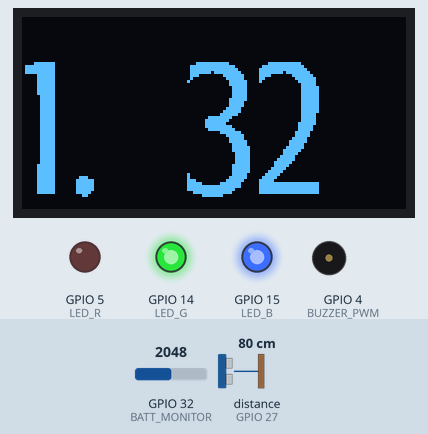
This sketch was run on a simulated ESP32. On the bench: 128×64 one-colour display, output pins drawn as LEDs (lit = HIGH), buzzer (waves = sounding). Wiring (inferred from the names in the program): range finder with pulse-width output: data GPIO 27. The inputs (shaded band) are chosen by the test bench; at power-on: GPIO 32 (BATT_MONITOR) = 2048, distance to the obstacle (sensor on GPIO 27) 80 cm. Pins used as bus, display or sensor lines are not drawn.

Above: at 1.12 s.
1.3 s: GPIO 32 (BATT_MONITOR) set to 3532
At 3.6 s:
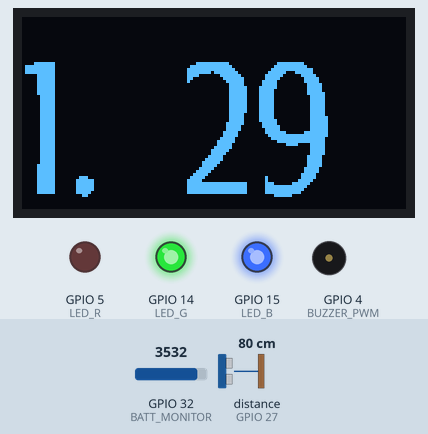
4.3 s: GPIO 32 (BATT_MONITOR) set to 3630
At 5.9 s:
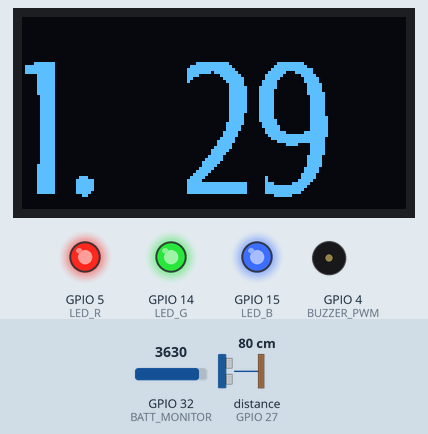
Timing chart, 0 to 13.3 s (numbered marks = the images above; inputs shaded):
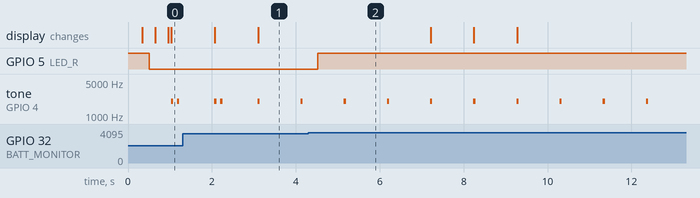

The sketch:

FW_basic.ino
```cpp
/*****************************************************
 * Author: Rubén Espino San José
 * Puma Pride Robotics Team
 *
 * This program is used as a chronometer to measure lap
 * times in line-following robots competitions.
 ****************************************************/

#include "PINSEL.h"
#include "SSD1306Wire.h"
#include "Crushed_Regular_65.h"

#define DISPLAY_ADDRESS 0x3C
SSD1306Wire  display(DISPLAY_ADDRESS, I2C_SDA_DISP, I2C_SCL_DISP);
#define TIMER_DISPLAY_PERIOD 1000 // us

float tShow = 0;
bool get_time = false;
bool update_time = true;
unsigned int best_time = 10000;
unsigned long time_count = 0;

float batt = 4.2;
unsigned long batt_count = 0;
#define MAX_ADC_VALUE     4095	// ADC decimal value
#define MAX_ADC_VOLT      3.3		// Volts
#define BATT_MONITOR_R1   47	  // kOhmios
#define BATT_MONITOR_R2   120	  // kOhmios
#define BATT_VOLT_ALARM   3.5	  // Volts

int buzzer_pwm_freq = 2000;
int buzzer_pwm_channel = 0;
int buzzer_pwm_resolution = 8;
bool enable_buzzer = false;
bool enable_double_beep = false;
unsigned long buzzer_count = 0;

portMUX_TYPE mux = portMUX_INITIALIZER_UNLOCKED;
bool sensor_interrupt_flag = false;

void IRAM_ATTR Sensor_isr()
{
  portENTER_CRITICAL_ISR(&mux);
  sensor_interrupt_flag = true;
  portEXIT_CRITICAL_ISR(&mux);
}

void setup() {
  pinMode(LED_R, OUTPUT);
  pinMode(LED_G, OUTPUT);
  pinMode(LED_B, OUTPUT);
  digitalWrite(LED_R, HIGH);
  digitalWrite(LED_G, HIGH);
  digitalWrite(LED_B, HIGH);

  ledcSetup(buzzer_pwm_channel,buzzer_pwm_freq,buzzer_pwm_resolution);
  ledcAttachPin(BUZZER_PWM, buzzer_pwm_channel);

  pinMode(SLEEP_12V, OUTPUT);
  digitalWrite(SLEEP_12V, HIGH);
  pinMode(SENSOR, INPUT);
  attachInterrupt(digitalPinToInterrupt(SENSOR), Sensor_isr, FALLING);

  batt = analogRead(BATT_MONITOR)*4.051/3679;

  display.init();
  display.flipScreenVertically();
  display.setFont(Crushed_Regular_65);
  display.setTextAlignment(TEXT_ALIGN_LEFT);

  bool get_time = true;
}

void loop() {
  if(sensor_interrupt_flag == true)
  {
    portENTER_CRITICAL(&mux);
    sensor_interrupt_flag = false;
    portEXIT_CRITICAL(&mux);

    if(get_time == true)
    {
      unsigned long time_lap = 0;

      time_lap = millis() - time_count;
      time_count = millis();
      if(time_lap < best_time)
      {
        best_time = time_lap;
        enable_double_beep = true;
      }
      enable_buzzer = true;
      ledcWrite(buzzer_pwm_channel, 125);
      buzzer_count = millis();
      drawTime(time_lap);

      get_time = false;
      update_time = false;
    }
  }

  if(millis() - batt_count > 500)
  {
    batt_count = millis();
    batt = batt*4/5 + (analogRead(BATT_MONITOR)*4.051/3679)/5;
    digitalWrite(LED_R, batt < BATT_VOLT_ALARM ? LOW : HIGH);
  }

  if(enable_buzzer == true && millis() - buzzer_count > 50)
  {
    enable_buzzer = false;
    ledcWrite(buzzer_pwm_channel, 0);

    if(enable_double_beep == true)
      buzzer_count = millis();
  }

  if(enable_double_beep == true && enable_buzzer == false && millis() - buzzer_count > 90)
  {
    enable_double_beep = false;
    enable_buzzer = true;
    ledcWrite(buzzer_pwm_channel, 125);
    buzzer_count = millis();
  }

  if(update_time == false && millis() - time_count >= 2000)
	  update_time = true;
  if (get_time == false && millis() - time_count >= 1000)
	  get_time = true;

  if(update_time == true)
    drawTime(millis() - time_count);
}

void drawTime(unsigned long TimeDisp) {
  display.clear();
  display.drawString(0, 0, String(TimeDisp/1000.0, 3));
  display.display();
}
```

PINSEL.h
```cpp
#define UART_TX			  1
#define UART_RX			  3
#define BUZZER_PWM		4
#define LED_R			    5
#define LED_G			    14
#define LED_B			    15
#define SLEEP_12V		  12
#define EXP1			    13
#define EXP2			    16
#define EXP3			    23
#define EXP4			    25
#define EXP5			    26
#define POWER_GOOD		17
#define STAT1			    18
#define STAT2			    19
#define I2C_SDA_DISP  21
#define I2C_SCL_DISP	22
#define SENSOR			  27
#define BATT_MONITOR	32
#define JP_ADD1			  33
#define JP_ADD2			  34
#define JP_ADD3			  35
#define BUTTON1			  36
#define BUTTON2			  39
#define BUTTON3			  0
```

Source omitted: _Regular_65.h (data table, 230833 bytes)

Measured:
- the behaviour switches between 3580 and 3581 on GPIO 32 (BATT_MONITOR) (found by bisection; images 1 and 2)
- by itself, tone on GPIO 4 (BUZZER_PWM): alternates 2000 Hz for 0.05 s and silent for 0.98 s
